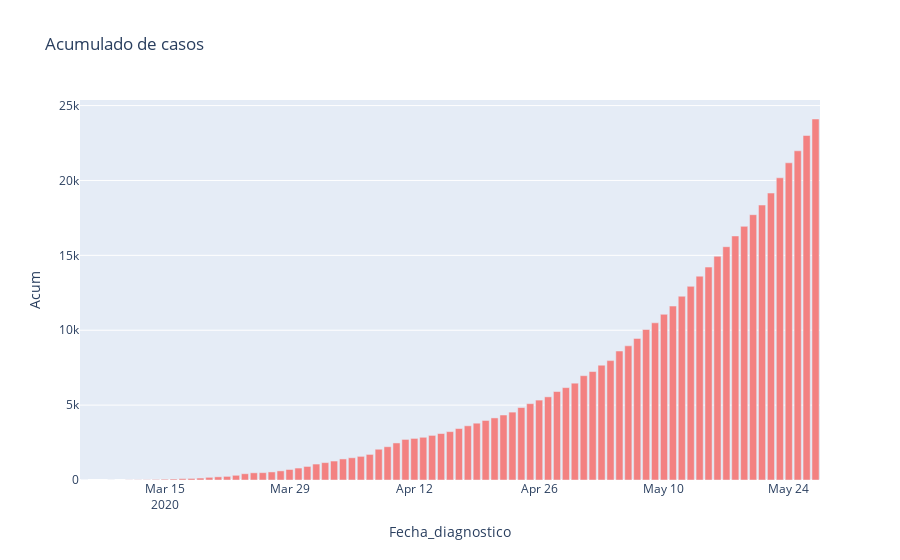

Here is the notebook cell this chart was saved with:
### Code cell
#Accumulated cases per day
figure2=px.bar(Cases,x='Fecha_diagnostico',y='Acum',title='Acumulado de casos',color_discrete_sequence =['#f38181'])
figure2.show()
